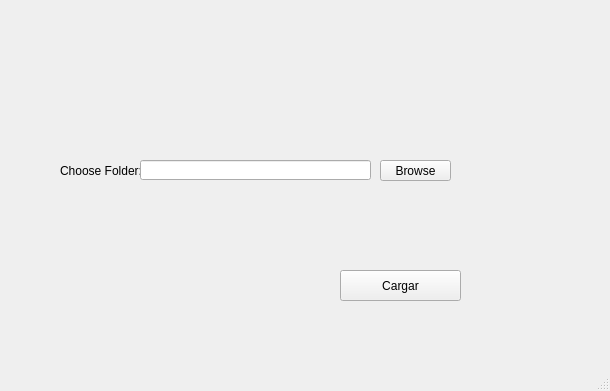
<?xml version="1.0" encoding="UTF-8"?>
<ui version="4.0">
 <class>MainWindow</class>
 <widget class="QMainWindow" name="MainWindow">
  <property name="geometry">
   <rect>
    <x>0</x>
    <y>0</y>
    <width>610</width>
    <height>391</height>
   </rect>
  </property>
  <property name="windowTitle">
   <string>MainWindow</string>
  </property>
  <widget class="QWidget" name="centralwidget">
   <widget class="QLabel" name="label">
    <property name="geometry">
     <rect>
      <x>60</x>
      <y>150</y>
      <width>91</width>
      <height>41</height>
     </rect>
    </property>
    <property name="text">
     <string>Choose Folder:</string>
    </property>
   </widget>
   <widget class="QLineEdit" name="filepath">
    <property name="geometry">
     <rect>
      <x>140</x>
      <y>160</y>
      <width>231</width>
      <height>20</height>
     </rect>
    </property>
   </widget>
   <widget class="QPushButton" name="browse">
    <property name="geometry">
     <rect>
      <x>380</x>
      <y>160</y>
      <width>71</width>
      <height>21</height>
     </rect>
    </property>
    <property name="text">
     <string>Browse</string>
    </property>
   </widget>
   <widget class="QPushButton" name="load">
    <property name="geometry">
     <rect>
      <x>340</x>
      <y>270</y>
      <width>121</width>
      <height>31</height>
     </rect>
    </property>
    <property name="text">
     <string>Cargar</string>
    </property>
   </widget>
  </widget>
  <widget class="QMenuBar" name="menubar">
   <property name="geometry">
    <rect>
     <x>0</x>
     <y>0</y>
     <width>610</width>
     <height>21</height>
    </rect>
   </property>
  </widget>
  <widget class="QStatusBar" name="statusbar"/>
 </widget>
 <resources/>
 <connections/>
</ui>
